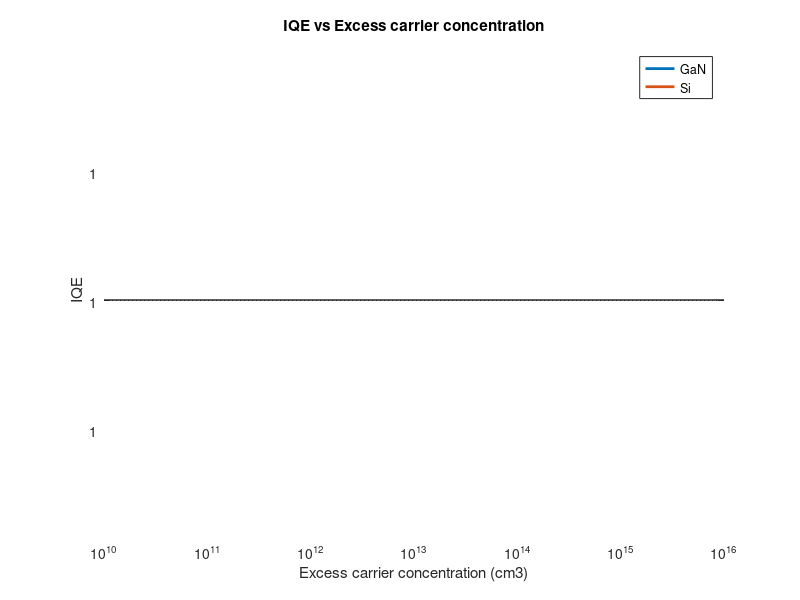

This chart was generated by the following MATLAB code:
clc;
close all;
clear;
q = 1.6e-19;

%% GaN
m0 = 9.31e-31;  %kg
me = 0.2*m0;
mh = 0.8*m0;
mr = me*mh/(me+mh);

T = 300;
sr = 1e-14;     
Nt = 1e2;      
k  = 1.38e-23; 
vth = sqrt(3*k*T/mr)*100;   

ni = 1.9e-10;
p0 = 1e17;
n0 = ni^2/p0;

deln = logspace(10,16,1e7);
tau_nr = 1/sr/vth/Nt*ones(1,length(deln));

B_r = 1e-10;
tau_low = 1/B_r./(n0+p0)*ones(1,length(deln));

% internal quantum efficiency (IQE)
nr = tau_nr./(tau_low+tau_nr);

figure(1)
semilogx(deln,nr,"LineWidth",2)
hold on;

%% Si
me = 1.08*m0;
mh = 0.56*m0;
mr = me*mh/(me+mh);

T = 300;
sr = 1e-14;     
Nt = 1e2;       
k  = 1.38e-23;  
vth = sqrt(3*k*T/mr)*100;

ni = 1.45e10;
p0 = 1e17;
n0 = ni^2/p0;
deln = logspace(10,16,1e7);
tau_nr = 1/sr/vth/Nt*ones(1,length(deln));

B_r = 1e-14;
tau_low = 1/B_r./(n0+p0)*ones(1,length(deln));

% internal quantum efficiency (IQE)
nr = tau_nr./(tau_low+tau_nr);

semilogx(deln,nr,"LineWidth",2)
hold off
grid minor
axis tight
legend("GaN","Si")
xlabel("Excess carrier concentration (cm3)");
ylabel("IQE");
legend();
title('IQE vs Excess carrier concentration');
